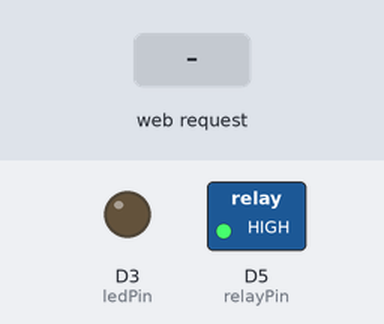
This sketch was run on a simulated ESP8266 (NodeMCU). On the bench: switched loads named in the sketch (green lamp = pin HIGH), output pins drawn as LEDs (lit = HIGH). The test bench sets the inputs (shaded band). WiFi joins after 1.5 s; servers stay silent unless stated; what the sketch prints to the serial monitor is not drawn.

Above: at 2.8 s.
2.9 s: HTTP request GET /LEDTOGGLE received
At 3.4 s:
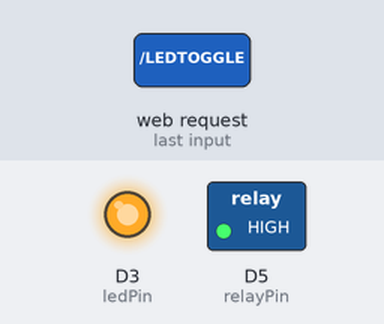
4.4 s: HTTP request GET /RELAYTOGGLE received
At 5.6 s:
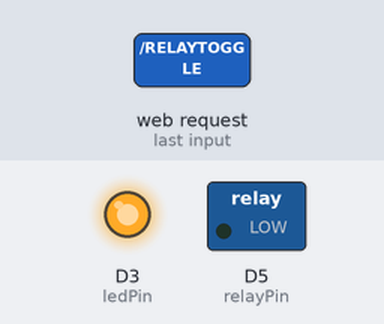
5.9 s: HTTP request GET /LEDOFF received
At 6.9 s:
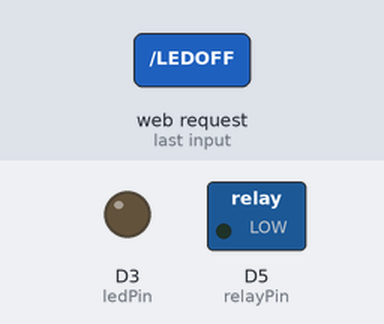
7.4 s: HTTP request GET /LEDON received
At 8.1 s:
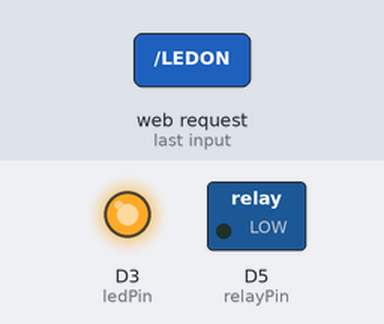
8.9 s: HTTP request GET /RELAYOFF received
At 9.2 s:
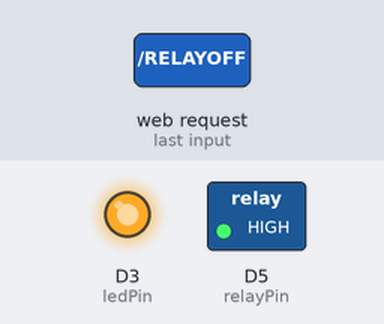
Timing chart, 0 to 11.4 s (numbered marks = the images above; inputs shaded):
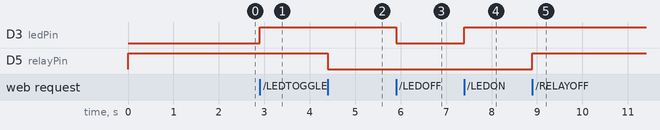

Measured:
- after the input at 2.9 s, D3 (ledPin): LOW → HIGH at once
- after the input at 4.4 s, D5 (relayPin): HIGH → LOW at once
- after the input at 5.9 s, D3 (ledPin): HIGH → LOW at once
- after the input at 7.4 s, D3 (ledPin): LOW → HIGH at once
- after the input at 8.9 s, D5 (relayPin): LOW → HIGH at once

The sketch:

Basic_Web_Server_2.ino
```cpp
#include <ESP8266WiFi.h>
#include <ESP8266WebServer.h>
#include "SHT21.h"

ESP8266WebServer server(80);
SHT21 SHT21;

const char* ssid     = "soheil";
const char* password = "10691069";

#define     ledPin     D3
#define     relayPin   D5

String      htmlPage;

void setup() {
  Serial.begin(9600);

  Wire.begin();

  digitalWrite(ledPin, LOW);
  pinMode(ledPin, OUTPUT);

  pinMode(relayPin, OUTPUT);
  digitalWrite(relayPin, HIGH);


  Serial.println();
  Serial.println();
  Serial.print("Connecting to WiFi...");
  WiFi.mode(WIFI_STA);
  WiFi.disconnect();
  delay(100);
  WiFi.begin(ssid, password);
  while (WiFi.status() != WL_CONNECTED) {
    delay(500);
    Serial.print(".");
  }
  Serial.println();
  Serial.println("WiFi connected.");
  Serial.print("IP: ");
  Serial.println(WiFi.localIP());


  server.on("/", handleRoot);
  server.on("/LEDTOGGLE", handleLEDToggle);
  server.on("/LEDON", handleLEDOn);
  server.on("/LEDOFF", handleLEDOff);
  server.on("/RELAYTOGGLE", handleRelayToggle);
  server.on("/RELAYON", handleRelayOn);
  server.on("/RELAYOFF", handleRelayOff);
  server.onNotFound(handleNotFound);

  server.begin();
  Serial.println("HTTP server started");
}

void loop(void) {
  server.handleClient();
}


void handleRoot() {
  buildHtmlPage();
  server.send(200, "text/html", htmlPage);
}


void handleLEDToggle() {
  digitalWrite(ledPin, !digitalRead(ledPin));
  server.sendHeader("Location", "/");
  server.send(303);
}


void handleLEDOn() {
  digitalWrite(ledPin, HIGH);
  server.sendHeader("Location", "/");
  server.send(303);
}


void handleLEDOff() {
  digitalWrite(ledPin, LOW);
  server.sendHeader("Location", "/");
  server.send(303);
}


void handleRelayToggle() {
  digitalWrite(relayPin, !digitalRead(relayPin));
  server.sendHeader("Location", "/");
  server.send(303);
}


void handleRelayOn() {
  digitalWrite(relayPin, LOW);
  server.sendHeader("Location", "/");
  server.send(303);
}

void handleRelayOff() {
  digitalWrite(relayPin, HIGH);
  server.sendHeader("Location", "/");
  server.send(303);
}


void handleNotFound() {
  server.send(404, "text/plain", "404: Not found");
}


void buildHtmlPage() {
  htmlPage = "<!DOCTYPE html>";
  htmlPage += "<html>";
  htmlPage += "<head>";
  htmlPage += "<title>ESP8266 Web Server</title>";
  htmlPage += "<meta http-equiv=\"refresh\" content=\"10\">";
  htmlPage += "<meta charset=\"UTF-8\">";
  htmlPage += "</head>";

  htmlPage += "<BODY bgcolor='#E0E0D0'>";


  htmlPage += "<br>Temperature °C: " + String(SHT21.getTemperature());
  htmlPage += "<br>Humidity   %RH: " + String(SHT21.getHumidity());
  htmlPage += "<br>";


  String ledState = ((digitalRead(ledPin)) ? "on" : "off");
  htmlPage += "<br>LED: " + ledState;
  htmlPage += "<form action=\"/LEDON\" method=\"POST\"><input type=\"submit\" value=\"LED On\"></form>";
  htmlPage += "<form action=\"/LEDOFF\" method=\"POST\"><input type=\"submit\" value=\"LED Off\"></form>";
  htmlPage += "<form action=\"/LEDTOGGLE\" method=\"POST\"><input type=\"submit\" value=\"Toggle LED\"></form>";


  String relayState = ((!digitalRead(relayPin)) ? "on" : "off");
  htmlPage += "<br>Relay: " + relayState;
  htmlPage += "<form action=\"/RELAYON\" method=\"POST\"><input type=\"submit\" value=\"Relay On\"></form>";
  htmlPage += "<form action=\"/RELAYOFF\" method=\"POST\"><input type=\"submit\" value=\"Relay Off\"></form>";
  htmlPage += "<form action=\"/RELAYTOGGLE\" method=\"POST\"><input type=\"submit\" value=\"Toggle Relay\"></form>";

  htmlPage += "</body>";
  htmlPage += "</html>";
}
```
